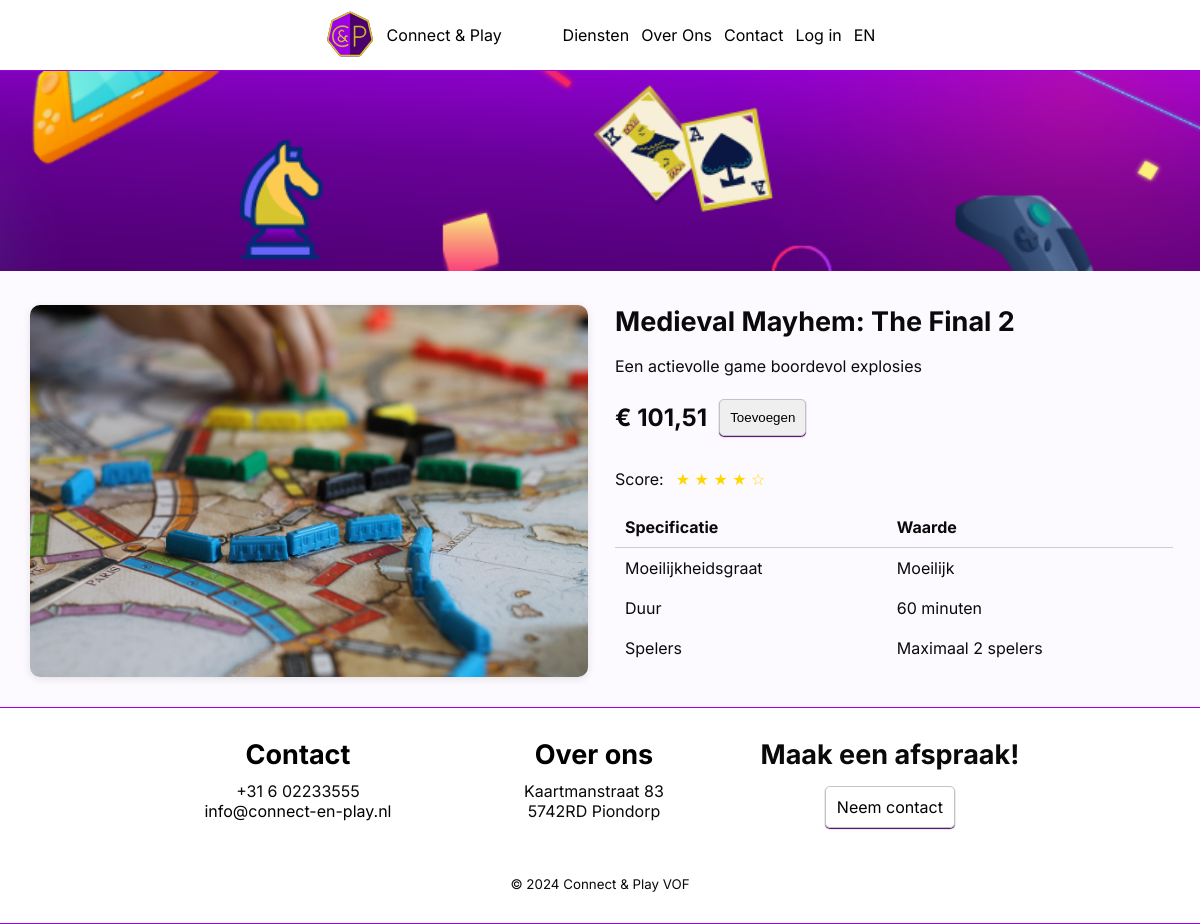
Screenshot of /product.php?id=1 with the database file from the repository.
### tables this page shows
CREATE TABLE `game` (
  `game_id` int(11) NOT NULL,
  `players` int(11) NOT NULL,
  `price` decimal(10,2) NOT NULL,
  `duration` int(11) DEFAULT NULL CHECK (`duration` > 0),
  `name` varchar(150) NOT NULL,
  `description` mediumtext NOT NULL,
  `difficulty` varchar(20) NOT NULL,
  `left_in_stock` int(11) NOT NULL
);

### php/Shared/Database.php (called while the page is built, shortened)
<?php
class Database
{
    private static ?PDO $connection = null;
    public static function connect(
        string $servername = "mariadb",
        string $username = "root",
        string $password = "",
        string $name = "webshop"
    ): PDO {
        if (self::$connection === null) {
            self::$connection = new PDO("mysql:host={$servername};dbname={$name};charset=utf8mb4", $username, $password);
            self::$connection->setAttribute(PDO::ATTR_ERRMODE, PDO::ERRMODE_EXCEPTION);
            self::$connection->setAttribute(PDO::ATTR_DEFAULT_FETCH_MODE, PDO::FETCH_ASSOC);
        }
        return self::$connection;
    }
}

### php/Shop/Controllers/GameController.php (called while the page is built, shortened)
<?php
require_once '/var/www/php/Shop/DataAccess/GameRepository.php';
require_once '/var/www/php/Shop/Domain/Game.php';
class GameController extends Controller
{
    private GameRepository $gameRepository;
    public function __construct()
    {
        $this->gameRepository = new GameRepository();
    }
    public function getGame(): Game
    {
        $id = $_GET['id'] ?? null;
        return $this->getGameById((int)$id);
    }
    public function getGameById(int $id): Game
    {
        return $this->gameRepository->getGame($id);
    }
}
?>

### php/Shop/DataAccess/GameRepository.php (called while the page is built, shortened)
<?php
require_once '/var/www/php/Shared/Database.php';
require_once '/var/www/php/Shop/Domain/Game.php';
class GameRepository
{
    private PDO $db;
    public function __construct()
    {
        try {
            $this->db = Database::connect();
        } catch (PDOException $e) {
            echo "Fout bij het verbinden met de database: " . $e->getMessage();
            exit;
        }
    }
    public function getGame(int $id): Game
    {
        $stmtGame = $this->db->prepare("CALL get_game(:id)");
        $stmtGame->execute(['id' => $id]);
        $gameData = $stmtGame->fetch();
        return new Game(
            players: (int)$gameData['players'],
            price: (float)$gameData['price'],
            duration: (int)$gameData['duration'],
            name: $gameData['name'],
            description: $gameData['description'],
            difficulty: $gameData['difficulty'],
            leftInStock: (int)$gameData['left_in_stock'],
            id: (int)$gameData['game_id']
        );
    }
}
?>

### php/Shop/Domain/Game.php (called while the page is built, shortened)
<?php
class Game
{
    public function getPlayers(): int
    {
        return $this->players;
    }
    public function getPrice(): float
    {
        return $this->price;
    }
    public function getDuration(): int
    {
        return $this->duration;
    }
    public function getName(): string
    {
        return $this->name;
    }
    public function getDescription(): string
    {
        return $this->description;
    }
    public function getDifficulty(): string
    {
        return $this->difficulty;
    }
}
?>

### public/product.php (the view, shortened to what this page needs)
<?php
require_once '../php/Shared/header.php';
require_once '../php/Shop/controllers/GameController.php';
$controller = new GameController();
$game = $controller->getGame();
?>
<img class="banner-img" src="images/bannerImg.jpg" alt="Banner afbeelding" />
<div class="container flex justify-center">
	<div class="container flex justify-center py-30">
		<div class="col-10 flex flex-row">
			<div class="col-6 flex flex-col align-center pl-30">
				<img src="images/dienst_3.jpg" class="product-img" alt="Product afbeelding" />
			</div>
			<div class="col-6 flex flex-col px-15">
				<h3 class="pb-10"><?= $game->getName(); ?></h3>
				<p class="pb-15">
					<?= $game->getDescription(); ?>
				</p>
				<div class="flex flex-row align-center pb-15">
					<h4>€ <?= number_format($game->getPrice(), 2, ',', ''); ?></h4>
					<button class="button px-10" style="width: auto;">Toevoegen</button>
				</div>
				<div class="flex py-10">
					<p>Score:</p>
					<span style="color: gold;">★ ★ ★ ★ ☆</span>
				</div>
				<table style="border-collapse: collapse;">
					<tr>
						<th class="p-10 text-left table-head">Specificatie</th>
						<th class="p-10 text-left table-head">Waarde</th>
					</tr>
					<tr>
						<td class="p-10">Moeilijkheidsgraat</td>
						<td class="p-10"><?= $game->getDifficulty(); ?></td>
					</tr>
					<tr>
						<td class="p-10">Duur</td>
						<td class="p-10"><?= $game->getDuration(); ?> minuten</td>
					</tr>
					<tr>
						<td class="p-10">Spelers</td>
						<td class="p-10">Maximaal <?= $game->getPlayers(); ?> spelers</td>
					</tr>
				</table>
			</div>
		</div>
	</div>
</div>
<?php
require_once '../php/Shared/footer.php';
?>

### public/style.css (style rules this page uses)
:root { --foreground: #0a0a0a; --background: #fdfaff; --primary: #4b006e; --accent: #9c00e5; --highlight: #d6c52e; --box-1: #cdcdcd; --box-2: #b5b5b5; --footer-header: #000; --header-z-index: 10; }
* { margin: 0; padding: 0; box-sizing: border-box; }
body { font-family: "Inter", "Verdana", sans-serif; background-color: var(--background); color: var(--foreground); }
h3 { font-size: 27px; font-weight: bold; }
h4 { font-size: 24px; font-weight: bold; }
p, a { font-size: 16px; }
.text-left { text-align: left; }
.banner-img { object-fit: cover; width: 100%; height: 200px; margin: 0; padding: 0; }
.product-img { width: 100%; object-fit: cover; border-radius: 10px; box-shadow: 0 2px 8px rgba(0, 0, 0, 0.1); }
.input, .button { width: 100%; padding: 10px 0; border: 1px solid #c3c3c3; border-radius: 5px; box-shadow: 0 1px 1px var(--primary); resize: none; }
.table-head { border-bottom: 1px solid var(--box-1); }
.flex { display: flex; flex-wrap: wrap; column-gap: 1vw; row-gap: 1vh; }
.flex-col { flex-direction: column; }
.flex-row { flex-direction: row; }
.justify-center { justify-content: center; }
.align-center { align-items: center; }
.p-10 { padding: 10px; }
.pb-10 { padding-bottom: 10px; }
.py-10 { padding-top: 10px; padding-bottom: 10px; }
.px-10 { padding-left: 10px; padding-right: 10px; }
.pb-15 { padding-bottom: 15px; }
.px-15 { padding-left: 15px; padding-right: 15px; }
.pl-30 { padding-left: 30px; }
.py-30 { padding-top: 30px; padding-bottom: 30px; }
@media only screen and (min-width: 768px) { .col-6 { width: calc(50% - 1vw); } }

### rows the page displays
game: name "Medieval Mayhem: The Final 2", description "Een actievolle game boordevol explosies", price "101,51", difficulty "Moeilijk", duration "60", players "2"

### other values shown
__('nav.services') "Diensten"
__('nav.about') "Over Ons"
__('nav.contact') "Contact"
__('nav.login') "Log in"
